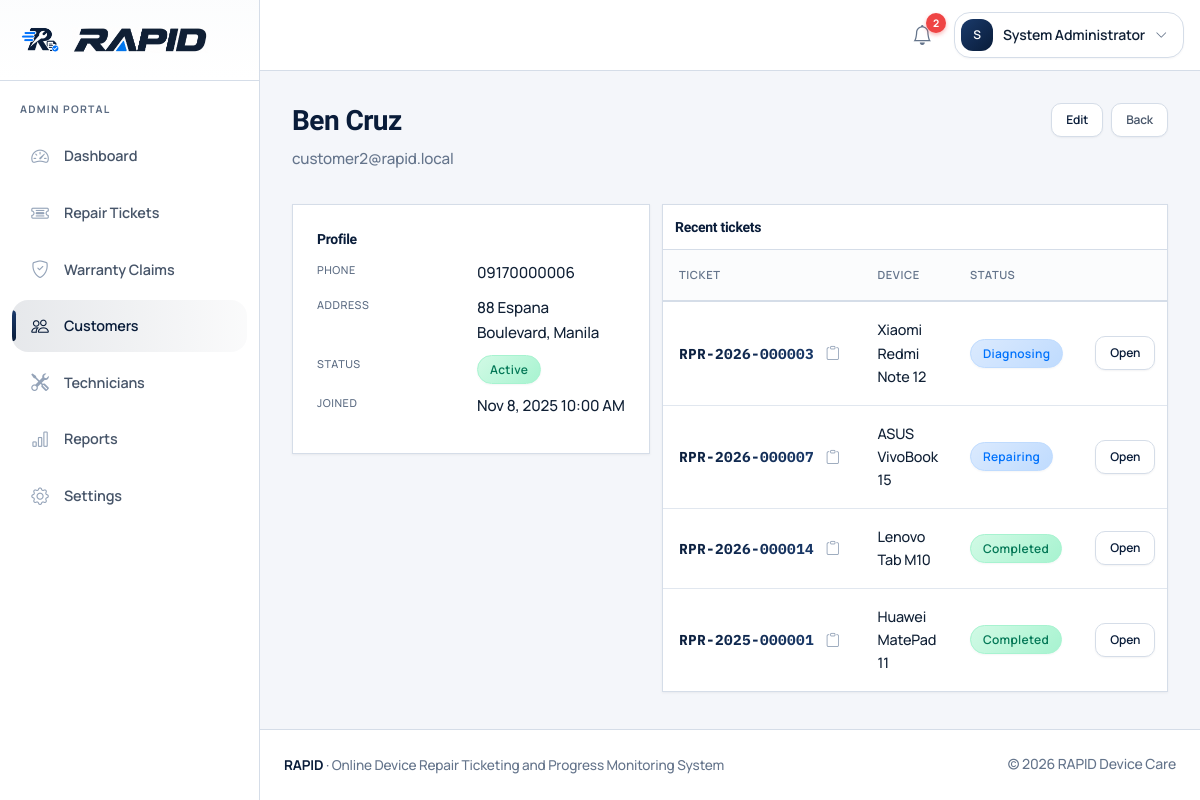
/admin/customer?id=2 (signed in), run on the app's committed database.
### tables this page shows
CREATE TABLE `users` (
  `id` INT UNSIGNED NOT NULL AUTO_INCREMENT COMMENT 'Unique ID of the user',
  `role` ENUM('admin', 'technician', 'customer') NOT NULL COMMENT 'Role of the user in the RAPID system',
  `first_name` VARCHAR(100) NOT NULL COMMENT 'First name of the user',
  `last_name` VARCHAR(100) NOT NULL COMMENT 'Last name of the user',
  `email` VARCHAR(190) NOT NULL COMMENT 'Email address used to log in',
  `phone` VARCHAR(30) DEFAULT NULL COMMENT 'Contact number of the user',
  `password` VARCHAR(255) NOT NULL COMMENT 'Hashed password of the user',
  `status` ENUM('active', 'inactive') NOT NULL DEFAULT 'active' COMMENT 'Account status of the user',
  `created_at` DATETIME NOT NULL DEFAULT CURRENT_TIMESTAMP COMMENT 'Date and time the user was created',
  `updated_at` DATETIME NOT NULL DEFAULT CURRENT_TIMESTAMP ON UPDATE CURRENT_TIMESTAMP COMMENT 'Date and time the user was last updated',
  PRIMARY KEY (`id`),
  UNIQUE KEY `uq_users_email` (`email`),
  KEY `idx_users_role` (`role`),
  KEY `idx_users_status` (`status`)
);

CREATE TABLE `customers` (
  `id` INT UNSIGNED NOT NULL AUTO_INCREMENT COMMENT 'Unique ID of the customer',
  `user_id` INT UNSIGNED NOT NULL COMMENT 'Linked user account of the customer',
  `address` TEXT DEFAULT NULL COMMENT 'Address of the customer',
  `created_at` DATETIME NOT NULL DEFAULT CURRENT_TIMESTAMP COMMENT 'Date and time the customer was created',
  `updated_at` DATETIME NOT NULL DEFAULT CURRENT_TIMESTAMP ON UPDATE CURRENT_TIMESTAMP COMMENT 'Date and time the customer was last updated',
  PRIMARY KEY (`id`),
  UNIQUE KEY `uq_customers_user` (`user_id`),
  CONSTRAINT `fk_customers_user` FOREIGN KEY (`user_id`) REFERENCES `users` (`id`) ON DELETE CASCADE
);

CREATE TABLE `repair_tickets` (
  `id` INT UNSIGNED NOT NULL AUTO_INCREMENT COMMENT 'Unique ID of the repair ticket',
  `ticket_number` VARCHAR(30) NOT NULL COMMENT 'Public tracking number of the ticket',
  `customer_id` INT UNSIGNED NOT NULL COMMENT 'Customer who requested the repair',
  `device_id` INT UNSIGNED NOT NULL COMMENT 'Device attached to the ticket',
  `assigned_technician_id` INT UNSIGNED DEFAULT NULL COMMENT 'Technician assigned to the ticket',
  `problem_description` TEXT NOT NULL COMMENT 'Reported problem of the device',
  `current_status` ENUM(
    'booking_submitted',
    'received',
    'diagnosing',
    'quotation_pending',
    'awaiting_approval',
    'approved',
    'repairing',
    'ready_for_pickup',
    'completed',
    'declined',
    'cancelled'
  ) NOT NULL DEFAULT 'booking_submitted' COMMENT 'Current repair status of the ticket',
  `priority` ENUM('low', 'normal', 'high', 'urgent') NOT NULL DEFAULT 'normal' COMMENT 'Priority level of the ticket',
  `appointment_date` DATETIME DEFAULT NULL COMMENT 'Scheduled appointment date of the ticket',
  `received_at` DATETIME DEFAULT NULL COMMENT 'Date and time the device was received',
  `completed_at` DATETIME DEFAULT NULL COMMENT 'Date and time the repair was completed',
  `estimated_completion` DATETIME DEFAULT NULL COMMENT 'Estimated completion date of the repair',
  `created_at` DATETIME NOT NULL DEFAULT CURRENT_TIMESTAMP COMMENT 'Date and time the ticket was created',
  `updated_at` DATETIME NOT NULL DEFAULT CURRENT_TIMESTAMP ON UPDATE CURRENT_TIMESTAMP COMMENT 'Date and time the ticket was last updated',
  PRIMARY KEY (`id`),
  UNIQUE KEY `uq_tickets_number` (`ticket_number`),
  KEY `idx_tickets_customer` (`customer_id`),
  KEY `idx_tickets_device` (`device_id`),
  KEY `idx_tickets_technician` (`assigned_technician_id`),
  KEY `idx_tickets_status` (`current_status`),
  KEY `idx_tickets_priority` (`priority`),
  KEY `idx_tickets_created` (`created_at`),
  CONSTRAINT `fk_tickets_customer` FOREIGN KEY (`customer_id`) REFERENCES `customers` (`id`) ON DELETE RESTRICT,
  CONSTRAINT `fk_tickets_device` FOREIGN KEY (`device_id`) REFERENCES `devices` (`id`) ON DELETE RESTRICT,
  CONSTRAINT `fk_tickets_technician` FOREIGN KEY (`assigned_technician_id`) REFERENCES `technicians` (`id`) ON DELETE SET NULL
);

CREATE TABLE `devices` (
  `id` INT UNSIGNED NOT NULL AUTO_INCREMENT COMMENT 'Unique ID of the device',
  `customer_id` INT UNSIGNED NOT NULL COMMENT 'Owner of the device',
  `device_type` VARCHAR(100) NOT NULL COMMENT 'Type of the device',
  `brand` VARCHAR(100) NOT NULL COMMENT 'Brand of the device',
  `model` VARCHAR(150) NOT NULL COMMENT 'Model of the device',
  `serial_number` VARCHAR(150) DEFAULT NULL COMMENT 'Serial number of the device',
  `imei` VARCHAR(50) DEFAULT NULL COMMENT 'IMEI of the device',
  `color` VARCHAR(50) DEFAULT NULL COMMENT 'Color of the device',
  `accessories` TEXT DEFAULT NULL COMMENT 'Accessories received with the device',
  `physical_condition` TEXT DEFAULT NULL COMMENT 'Physical condition of the device',
  `created_at` DATETIME NOT NULL DEFAULT CURRENT_TIMESTAMP COMMENT 'Date and time the device was created',
  `updated_at` DATETIME NOT NULL DEFAULT CURRENT_TIMESTAMP ON UPDATE CURRENT_TIMESTAMP COMMENT 'Date and time the device was last updated',
  PRIMARY KEY (`id`),
  KEY `idx_devices_customer` (`customer_id`),
  KEY `idx_devices_brand_model` (`brand`, `model`),
  CONSTRAINT `fk_devices_customer` FOREIGN KEY (`customer_id`) REFERENCES `customers` (`id`) ON DELETE CASCADE
);

### admin/customer.php (the view, shortened to what the rows shown need)
<?php
require_once __DIR__ . '/../includes/auth.php';
require_role('admin');
$id = (int) ($_GET['id'] ?? 0);
$stmt = db()->prepare(
    'SELECT c.id, c.address, c.created_at, u.id AS user_id, u.first_name, u.last_name, u.email, u.phone, u.status
     FROM customers c INNER JOIN users u ON u.id = c.user_id WHERE c.id = ? LIMIT 1'
);
$stmt->execute([$id]);
$customer = $stmt->fetch();
$tickets = db()->prepare(
    "SELECT rt.id, rt.ticket_number, rt.current_status, rt.created_at, d.brand, d.model
     FROM repair_tickets rt
     INNER JOIN devices d ON d.id = rt.device_id
     WHERE rt.customer_id = ?
     ORDER BY rt.created_at DESC LIMIT 20"
);
$tickets->execute([$id]);
$ticketRows = $tickets->fetchAll();
$navVariant = 'app';
$activeNav = 'customers';
require_once __DIR__ . '/../includes/header.php';
require_once __DIR__ . '/../includes/navbar.php';
?>
<div class="app-shell">
    <?php require_once __DIR__ . '/../includes/sidebar.php'; ?>
    <main class="app-main">
        <div class="page-header flex flex-wrap justify-between items-start gap-2">
            <div>
                <h1><?= e($customer['first_name'] . ' ' . $customer['last_name']) ?></h1>
                <p><?= e($customer['email']) ?></p>
            </div>
        </div>
        <div class="grid grid-cols-1 lg:grid-cols-12 gap-3">
            <div class="lg:col-span-5">
                <div class="rapid-card">
                    <h2 class="text-sm font-semibold text-rapid mb-3">Profile</h2>
                    <dl class="detail-dl grid grid-cols-1 sm:grid-cols-[9rem_1fr] gap-x-4 mb-0">
                        <dt>Phone</dt>
                        <dd><?= e($customer['phone'] ?: '—') ?></dd>
                        <dt>Address</dt>
                        <dd><?= e($customer['address'] ?: '—') ?></dd>
                        <dt>Status</dt>
                        <dd>
                            <span class="badge-status <?= $customer['status'] === 'active' ? 'badge-status-success' : 'badge-status-muted' ?>">
                                <?= e(ucfirst($customer['status'])) ?>
                            </span>
                        </dd>
                        <dt>Joined</dt>
                        <dd class="mb-0"><?= e(format_datetime($customer['created_at'])) ?></dd>
                    </dl>
                </div>
            </div>
            <div class="lg:col-span-7">
                <div class="rapid-card p-0 overflow-hidden">
                    <div class="px-3 py-3 border-b border-rapid-border"><h2 class="text-sm font-semibold text-rapid mb-0">Recent tickets</h2></div>
                    <?php if (!$ticketRows): ?>
                        <div class="empty-state py-4"><p class="mb-0 text-sm">No tickets yet.</p></div>
                    <?php else: ?>
                        <div class="overflow-x-auto">
                            <table class="rapid-table">
                                <thead><tr><th>Ticket</th><th>Device</th><th>Status</th><th></th></tr></thead>
                                <tbody>
                                    <?php foreach ($ticketRows as $t): ?>
                                        <tr>
                                            <td><?php render_ticket_number($t['ticket_number'], url('admin/ticket.php?id=' . (int) $t['id'])); ?></td>
                                            <td><?= e($t['brand'] . ' ' . $t['model']) ?></td>
                                            <td><span class="badge-status <?= e(status_badge_class($t['current_status'])) ?>"><?= e(status_label($t['current_status'])) ?></span></td>
                                            <td class="text-right"><a class="btn btn-sm btn-rapid-outline" href="<?= e(url('admin/ticket.php?id=' . (int) $t['id'])) ?>">Open</a></td>
                                        </tr>
                                    <?php endforeach; ?>
                                </tbody>
                            </table>
                        </div>
                    <?php endif; ?>
                </div>
            </div>
        </div>
    </main>
</div>
<?php require_once __DIR__ . '/../includes/footer.php'; ?>

### includes/navbar.php (shortened to what the rows shown need)
<?php
$user = current_user();
$navVariant = $navVariant ?? 'public';
$unreadCount = ($navVariant === 'app' && $user) ? count_unread_notifications((int) $user['id']) : 0;
$fluid = $navVariant === 'app';
$isApp = $navVariant === 'app' && $user;
?>
<nav class="rapid-navbar <?= $isApp ? 'rapid-navbar-app' : 'rapid-navbar-public' ?>">
    <div class="<?= $fluid ? 'container-fluid-rapid' : 'container-rapid' ?>">
        <div class="flex flex-wrap items-center gap-3">
            <?php if ($isApp): ?>
                <div class="flex items-center gap-3 ml-auto">
                    <div class="relative" data-dropdown>
                        <button class="nav-notify" type="button" id="notifyToggle" aria-expanded="false" aria-haspopup="true" title="Notifications" data-dropdown-toggle>
                            <i class="bi bi-bell" aria-hidden="true"></i>
                            <span class="notify-badge <?= $unreadCount > 0 ? '' : 'is-hidden' ?>" id="notifyBadge"><?= $unreadCount > 99 ? '99+' : (int) $unreadCount ?></span>
                        </button>
                    </div>
                    <div class="relative" data-dropdown>
                        <button class="btn-user-menu" type="button" aria-expanded="false" aria-haspopup="true" data-dropdown-toggle>
                            <span class="user-avatar"><?= e(strtoupper(substr($user['first_name'], 0, 1))) ?></span>
                            <span class="hidden md:inline"><?= e($user['first_name'] . ' ' . $user['last_name']) ?></span>
                            <i class="bi bi-chevron-down text-xs text-rapid-muted" aria-hidden="true"></i>
                        </button>
                    </div>
                </div>
            <?php endif; ?>
        </div>
    </div>
</nav>

### includes/sidebar.php (shortened to what the rows shown need)
<?php
$user = current_user();
$role = $user['role'] ?? '';
$activeNav = $activeNav ?? 'dashboard';
switch ($role) {
    case 'admin':
        $links = [
            ['key' => 'dashboard', 'label' => 'Dashboard', 'href' => 'admin/index.php', 'icon' => 'bi-speedometer2'],
            ['key' => 'tickets', 'label' => 'Repair Tickets', 'href' => 'admin/tickets.php', 'icon' => 'bi-ticket-detailed'],
            ['key' => 'claims', 'label' => 'Warranty Claims', 'href' => 'admin/claims.php', 'icon' => 'bi-shield-check'],
            ['key' => 'customers', 'label' => 'Customers', 'href' => 'admin/customers.php', 'icon' => 'bi-people'],
            ['key' => 'technicians', 'label' => 'Technicians', 'href' => 'admin/technicians.php', 'icon' => 'bi-tools'],
            ['key' => 'reports', 'label' => 'Reports', 'href' => 'admin/reports.php', 'icon' => 'bi-bar-chart'],
            ['key' => 'settings', 'label' => 'Settings', 'href' => 'admin/settings.php', 'icon' => 'bi-gear'],
        ];
        break;
}
?>
<aside class="rapid-sidebar" tabindex="-1" id="appSidebar" aria-label="<?= e(ucfirst($role)) ?> navigation">
    <div class="sidebar-brand">
        <?php
        require __DIR__ . '/brand_lockup.php';
        ?>
    </div>
    <div class="sidebar-role"><?= e($role) ?> portal</div>
    <nav class="sidebar-nav">
        <?php foreach ($links as $link): ?>
            <?php
            $isActive = $activeNav === $link['key'];
            $soon = !empty($link['soon']);
            ?>
            <a class="sidebar-link <?= $isActive ? 'active' : '' ?><?= $soon ? ' is-soon' : '' ?>"
               href="<?= e(url($link['href'])) ?>"
               <?= $isActive ? 'aria-current="page"' : '' ?>
               <?= $soon ? 'title="Coming in the next build step"' : '' ?>>
            </a>
        <?php endforeach; ?>
    </nav>
</aside>

### includes/ui.php (shortened to what the rows shown need)
<?php
function render_ticket_copy_btn(string $ticketNumber): void
{
    echo '<button type="button" class="ticket-copy-btn" data-copy-btn="' . e($ticketNumber) . '" title="Copy ticket number" aria-label="Copy ticket number ' . e($ticketNumber) . '">';
    echo '<i class="bi bi-clipboard" aria-hidden="true"></i>';
    echo '</button>';
}
function render_ticket_number(string $ticketNumber, ?string $href = null, array $opts = []): void
{
    $numberClass = $opts['class'] ?? 'ticket-mono';
    $tag = $opts['tag'] ?? 'span';
    $heading = !empty($opts['heading']);
    $wrapTag = $heading ? 'div' : 'span';
    $wrapClass = 'ticket-number-cell' . ($heading ? ' ticket-number-heading' : '');
    $safeTag = in_array($tag, ['span', 'strong', 'h1', 'div'], true) ? $tag : 'span';
    echo '<' . $wrapTag . ' class="' . e($wrapClass) . '">';
    if ($href !== null && $href !== '') {
        echo '<a class="' . e($numberClass) . '" href="' . e($href) . '">' . e($ticketNumber) . '</a>';
    } else {
        echo '<' . $safeTag . ' class="' . e($numberClass) . '">' . e($ticketNumber) . '</' . $safeTag . '>';
    }
    render_ticket_copy_btn($ticketNumber);
    echo '</' . $wrapTag . '>';
}

### data on the page
users: first_name "S", first_name+last_name "System Administrator", role "ADMIN"
customers: user.last_name "Ben Cruz", user.email "customer2@rapid.local", user.phone "09170000006", address "88 Espana Boulevard, Manila", user.status "Active", created_at "Nov 8, 2025 10:00 AM"
repair_tickets: ticket_number "RPR-2026-000003", device.model "Xiaomi Redmi Note 12", current_status "Diagnosing"
repair_tickets: ticket_number "RPR-2026-000007", device.model "ASUS VivoBook 15", current_status "Repairing"
repair_tickets: ticket_number "RPR-2026-000014", device.model "Lenovo Tab M10", current_status "Completed"
repair_tickets: ticket_number "RPR-2025-000001", device.model "Huawei MatePad 11", current_status "Completed"

### other printed values
$unreadCount "2"
$link['label'] "Dashboard"
$link['label'] "Repair Tickets"
$link['label'] "Warranty Claims"
$link['label'] "Customers"
$link['label'] "Technicians"
$link['label'] "Reports"
$link['label'] "Settings"
APP_NAME "RAPID"
APP_SUBTITLE "Online Device Repair Ticketing and Progress Monitoring System"
SHOP_NAME "RAPID Device Care"
